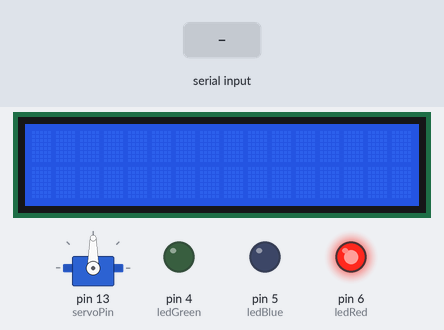
Recording of a sketch running on a simulated Arduino Uno, built with avr-gcc and run on an emulated ATmega328P. Parts: 16×2 character LCD, servo, output pins drawn as LEDs (lit = HIGH). Inputs (shaded band) come from the test bench.

Above: at 1.2 s.
1.3 s: "O" received over Serial
At 2.2 s:
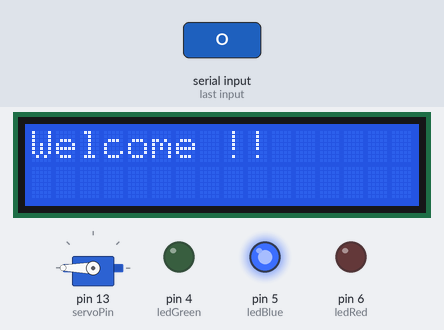
2.8 s: "o" received over Serial
At 4.6 s:
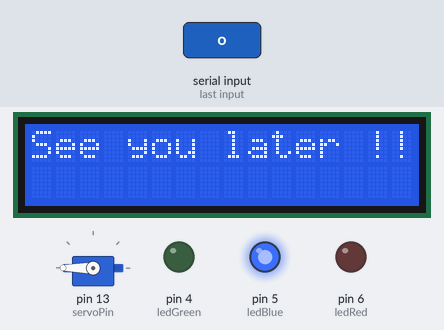
5.8 s: "C" received over Serial
At 8.3 s:
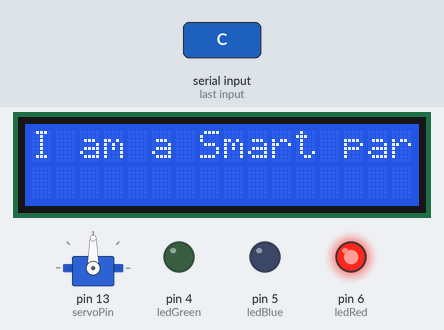
8.8 s: "n" received over Serial
At 10.8 s:
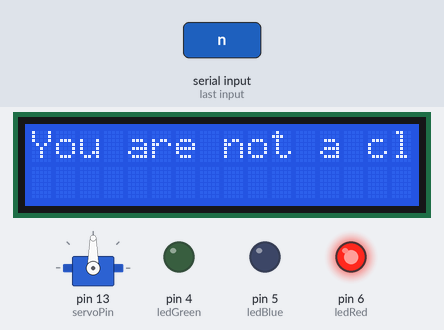
11.8 s: "s" received over Serial
At 12.6 s:
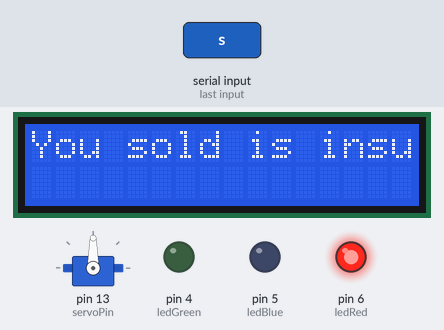
Timing chart, 0 to 14.3 s (numbered marks = the images above; inputs shaded):
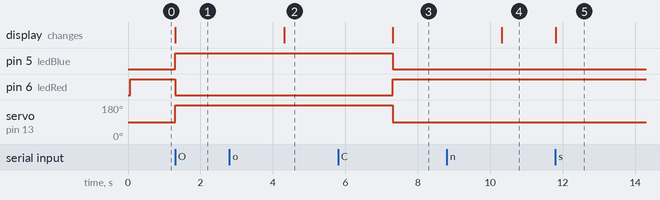

Measured:
- after the input at 1.3 s, pin 5 (ledBlue): LOW → HIGH at once; pin 6 (ledRed): HIGH → LOW at once; servo on pin 13 (servoPin): 90° → 180° at once; the display: changes at once (image 1)
- after the input at 2.8 s, the display: changes after 1.5 s (image 2)
- after the input at 5.8 s, pin 5 (ledBlue): HIGH → LOW after 1.5 s; pin 6 (ledRed): LOW → HIGH after 1.5 s; servo on pin 13 (servoPin): 180° → 90° after 1.5 s; the display: changes after 1.5 s (image 3)
- after the input at 8.8 s, the display: changes after 1.5 s (image 4)
- after the input at 11.8 s, the display: changes at once (image 5)

The sketch:

main.ino
```cpp
#include <LiquidCrystal.h>
#include <Servo.h>
#define ledRed 6
#define ledBlue 5
#define ledGreen 4
#define pirPin 3
#define servoPin 13

LiquidCrystal lcd(7, 8, 9, 10, 11, 12);
Servo myServo;
void setup() {
  Serial.begin(9600);
  lcd.begin(16, 2);
  myServo.attach(servoPin);
  pinMode(ledRed, OUTPUT);
  pinMode(ledGreen, OUTPUT);
  pinMode(ledBlue, OUTPUT); // Added missing pinMode for Blue LED
  pinMode(pirPin, INPUT);
  digitalWrite(ledBlue, LOW);
  digitalWrite(ledRed, HIGH);
  digitalWrite(ledGreen, LOW);
  myServo.write(90);
}

void loop() {
  if (Serial.available()) {
    // Read the value from the serial port
    char receiveChar = Serial.read();
    lcd.setCursor(0, 1);
    lcd.clear();
    if (receiveChar == 'O' || receiveChar == 'o') {//O:Welcome   , o:See you later
      digitalWrite(ledBlue, HIGH);
      digitalWrite(ledRed, LOW);
      digitalWrite(ledGreen, LOW);
      myServo.write(180);
      //String fullname = Serial.readStringUntil('\n');//full name of user
      if(receiveChar == 'o'){
        lcd.print("See you later !!");
      }else if(receiveChar == 'O'){
        lcd.print("Welcome !!");
      }
      delay(3000);
    } else if (receiveChar == 'C' ) {
      digitalWrite(ledBlue, LOW);
      digitalWrite(ledRed, HIGH);
      digitalWrite(ledGreen, LOW);
      myServo.write(90);
      lcd.print("I am a Smart parking");
      delay(3000);
    }else if(receiveChar == 'n'){
      lcd.print("You are not a client");
      delay(1000);
    }else if(receiveChar == 's'){
      lcd.print("You sold is insuffisant");
      delay(1000);
    }
  }
}
```
